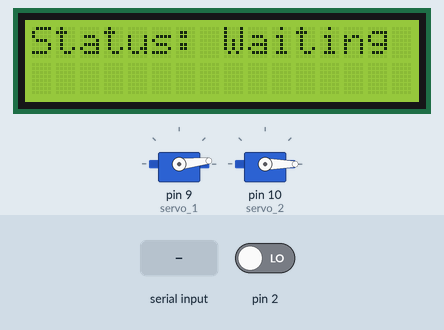
A sketch run on a simulated Arduino Uno, built with avr-gcc and run on an emulated ATmega328P. Parts: 2 × servo, 16×2 character LCD. The test bench sets the inputs (shaded band); at power-on: pin 2 LOW.

Above: at 1.2 s.
1.3 s: "a" received over the second serial link
At 2.1 s:
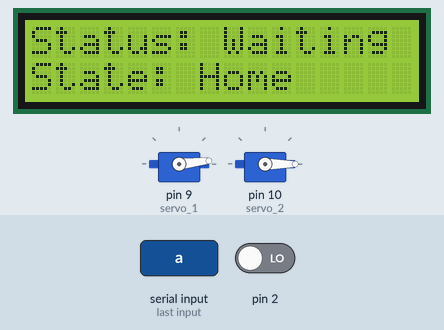
2.8 s: "e" received over the second serial link
At 3.2 s:
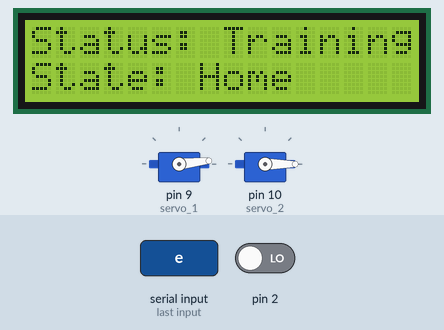
4.3 s: "f" received over the second serial link
At 5.5 s:
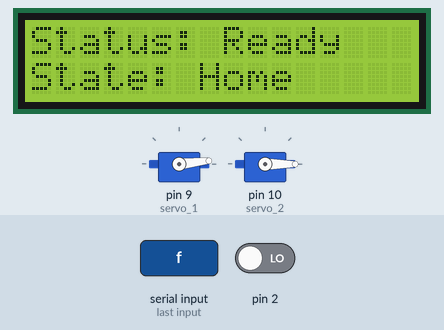
5.8 s: "g" received over the second serial link
At 6.2 s:
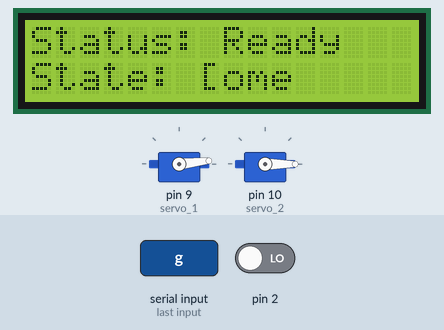
7.3 s: "b" received over the second serial link
At 8.5 s:
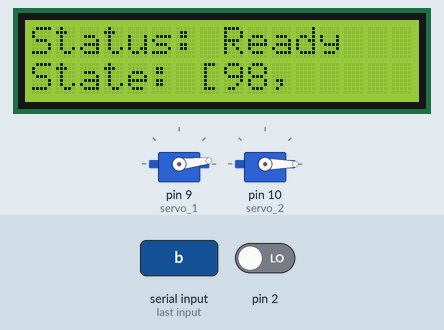
8.8 s: "c" received over the second serial link
At 9.8 s:
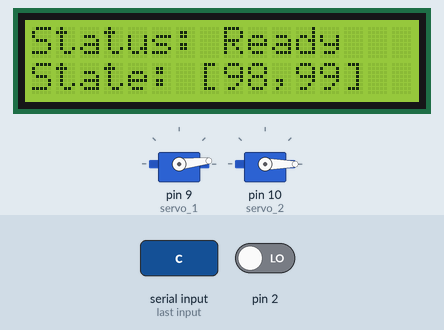
Timing chart, 0 to 11.3 s (numbered marks = the images above; inputs shaded):
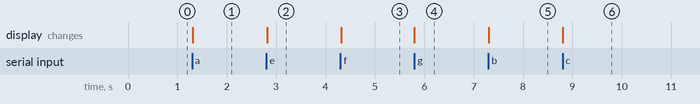

Measured:
- after the input at 1.3 s, the display: changes at once (image 1)
- after the input at 2.8 s, the display: changes at once (image 2)
- after the input at 4.3 s, the display: changes at once (image 3)
- after the input at 5.8 s, the display: changes at once (image 4)
- after the input at 7.3 s, the display: changes at once (image 5)
- after the input at 8.8 s, the display: changes at once (image 6)

The sketch:

Main.ino
```cpp
/* Librerias */
#include <SoftwareSerial.h>
#include <Wire.h>
#include <LiquidCrystal_I2C.h>
#include <Servo.h>

/* Instancias */
LiquidCrystal_I2C lcd(0x3F,16,2);        //Crear el objeto lcd  dirección  0x3F y 16 columnas x 2 filas
SoftwareSerial BT(4,5);                  // Definimos los pines RX y TX del Arduino conectados al Bluetooth
Servo servo_1;                           // Servos
Servo servo_2;

/* Definiciones*/
#define S1_home 6                        // Posicion inicial servomotor
#define S1_max 90
#define S2_home 0
#define S2_max 90


/* Variables*/
char menu, angle;
int encoder = 0;


void setup() {
  // Inicializar el Bluetooth
  BT.begin(9600);

  // Inicializar lectura del encoder
  attachInterrupt(0, ISR_1, CHANGE);
  pinMode(2,INPUT);
  pinMode(3,INPUT);


  // Inicializar el servos
  servo_1.attach(9);                  // Pines de los servomotores
  servo_2.attach(10);
  servo_1.write(S1_home);             // Posiciones iniciales
  servo_2.write(S2_home);

  // Inicializar el LCD
  lcd.init();
  lcd.backlight();            //Encender la luz de fondo.
  lcd.print("Status: Waiting ");     // Escribimos el Mensaje en el LCD
  lcd.setCursor(0, 1);
}


void loop() {
  while(!BT.available()){;}
  menu = BT.read();

  switch(menu){
    case 'a':                 // Home
      //BT.write(menu);
      servo_1.write(S1_home);
      servo_2.write(S2_home);
      lcd.setCursor(0, 1);
      lcd.print("State: Home     ");
      break;
    case 'b':                 // Escribir servo 1
      //BT.write(menu);
      writeServo_1();
      break;
    case 'c':                 // Escribir servo 2
      //BT.write(menu);
      writeServo_2();
      break;
    case 'd':                 // leer encoder
      //BT.write(menu);
      delay(20);
      BT.write(encoder);
      encoder = 0;
      break;
    case 'e':
      lcd.setCursor(0, 0);
      lcd.print("Status: Training");
      break;
    case 'f':
      lcd.setCursor(0, 0);
      lcd.print("Status: Ready   ");
      break;
    case 'g':
      lcd.setCursor(7, 1);
      lcd.print("[");

      while(!BT.available()){;}
      lcd.print(BT.read());
      lcd.print(",");
      while(!BT.available()){;};
      lcd.print(BT.read());
      lcd.print("]   ");
      break;
    default:
      break;
  }

  delay(200);


}
```

Interrupciones.ino
```cpp
void ISR_1(void){
  if (digitalRead(2)==digitalRead(3)) encoder--;
  else encoder++;
  return;
}
```

Servos.ino
```cpp
void writeServo_1(void){
  char angle;
  while(!BT.available()){;}
  angle = BT.read();
  angle = constrain(angle,S1_home,S1_max);
  servo_1.write(angle);
  //BT.write(angle);
  return;
}

void writeServo_2(void){
  char angle;
  while(!BT.available()){;}
  angle = BT.read();
  angle = constrain(angle,S2_home,S2_max);
  servo_2.write(angle);
  //BT.write(angle);
  return;
}
```
